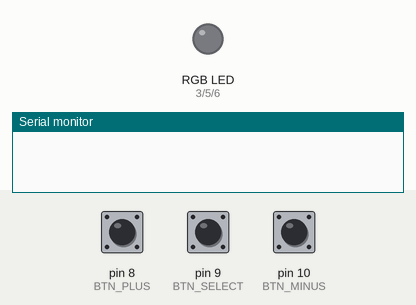
Bench run of a sketch on a simulated Arduino Uno, built with avr-gcc and run on an emulated ATmega328P. Parts: an RGB LED mixed from three pins (HIGH = lit), the last lines printed to the serial monitor. The inputs (shaded band) are chosen by the test bench; at power-on: pin 8 (BTN_PLUS) HIGH, pin 10 (BTN_MINUS) HIGH, pin 9 (BTN_SELECT) HIGH. Dim RGB values are drawn brighter than linear.

Above: at 1.2 s.
1.3 s: pin 8 (BTN_PLUS) pulled LOW for 3.2 s
At 5.3 s:
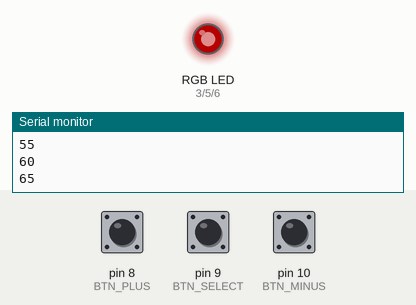
6.0 s: pin 8 (BTN_PLUS) pulled LOW for 3.2 s
At 10.3 s:
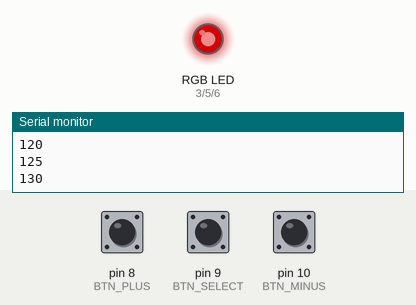
10.7 s: pin 8 (BTN_PLUS) pulled LOW for 3.2 s
At 15.0 s:
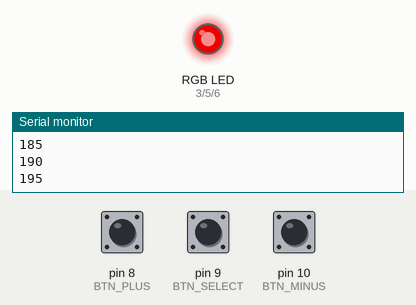
15.4 s: pin 10 (BTN_MINUS) pulled LOW for 0.15 s
At 16.2 s:
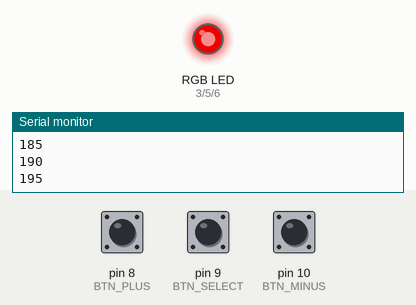
17.0 s: pin 10 (BTN_MINUS) pulled LOW for 1 s
At 17.73 s:
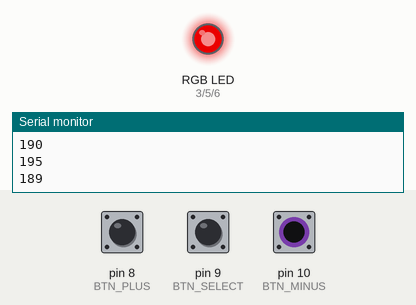
19.5 s: pin 8 (BTN_PLUS) pulled LOW for 1 s
At 20.24 s:
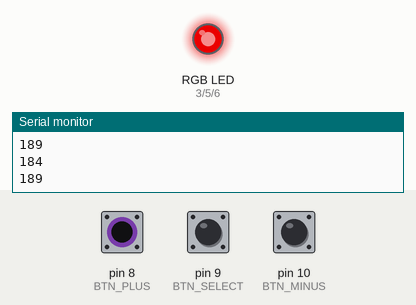
Timing chart, 0 to 22.5 s (numbered marks = the images above; inputs shaded):
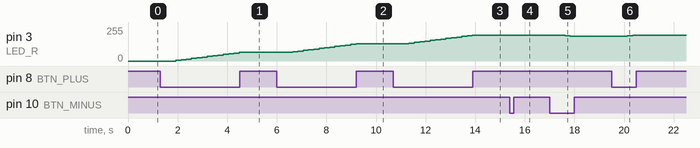

The sketch:

tap_and_hold.ino
```cpp
#include <Arduino.h>
#include "timer.h"
#include "pinstate.h"
#include "buttons.h"

#define BTN_MINUS 10
#define BTN_SELECT 9
#define BTN_PLUS 8

#define LED_R 3
#define LED_G 5
#define LED_B 6

Timer t1;
PinState buttons[3];


uint8_t pwm[3];
uint8_t select_state = 0;

void setup()
{
  pinMode(BTN_MINUS, INPUT_PULLUP);
  pinMode(BTN_SELECT, INPUT_PULLUP);
  pinMode(BTN_PLUS, INPUT_PULLUP);

  pinMode(LED_R, OUTPUT);
  pinMode(LED_G, OUTPUT);
  pinMode(LED_B, OUTPUT);
  // btn_minus.no = BTN_MINUS;
  buttons[0].no = BTN_MINUS;
  buttons[1].no = BTN_SELECT;
  buttons[2].no = BTN_PLUS;
  Serial.begin(9600);
}

void loop()
{

  buttons[0].actual = digitalRead(buttons[0].no);
  buttons[1].actual = digitalRead(buttons[1].no);
  buttons[2].actual = digitalRead(buttons[2].no);

  button_hold(buttons[0], pwm[select_state], substract);
  button_hold(buttons[2], pwm[select_state], add);
  read_button_inc_switch(BTN_SELECT, 0, 2, select_state, digitalRead);

  analogWrite(LED_R, pwm[0]);
  analogWrite(LED_G, pwm[1]);
  analogWrite(LED_B, pwm[2]);

  buttons[0].last = buttons[0].actual;
  buttons[1].last = buttons[1].actual;
  buttons[2].last = buttons[2].actual;
}

// void button(PinState &pin, uint8_t &input_value, void (*operation)(int, uint8_t&))
// {
//   if (pin.falling() && pin.was_pushed == false)
//   {
//     pin.was_pushed = true;
//     pin.time_save = millis();
//     Serial.println("First push");
//   }
//   if (pin.was_pushed == HIGH && (millis() - pin.time_save > 20))
//   {
//     if (pin.actual == HIGH)
//     {
//       pin.was_pushed = false;
//     }
//     else
//     {
//       pin.time_save = millis();
//       pin.hold_periods++;
//       // Serial.print("Hold: ");
//       // Serial.println(pin.hold_periods);
//       if (pin.hold_periods > 20 && (pin.hold_periods % 10 == 0))
//       {
//         operation(5, input_value);
//         Serial.print("Long hold, output:");
//         Serial.println(input_value);
//       }
//     }
//   }
//   if (pin.rising() && pin.hold_periods > 0)
//   {
//     if (pin.hold_periods > 0 && pin.hold_periods <= 10)
//     {
//       operation(1, input_value);
//       Serial.print("Tap, output:");
//       Serial.println(input_value);
//     }
//     if (pin.hold_periods > 10 && pin.hold_periods <= 20)
//     {
//       operation(2, input_value);
//       Serial.print("Short hold, output:");
//       Serial.println(input_value);
//     }
//     pin.hold_periods = 0;
//     operation(2, input_value);
//   }
// }

void substract(int sub_value, uint8_t &input)
{
  input = input - sub_value;
}

void add(int add_value, uint8_t &input)
{
  input = input + add_value;
}
```

buttons.cpp
```cpp
#include "buttons.h"
#include "Arduino.h"

void read_button_neg_switch(uint8_t button, bool &state, int (*read_button_callback)(uint8_t))
{
	static unsigned long lastTime;
	unsigned long timeNow = millis();

	if (read_button_callback(button) == 0) {
		if (timeNow - lastTime < BUTTON_DELAY)
			return;
		if (read_button_callback(button) == 0)
		{
			state = !state;
		}
		lastTime = timeNow;
	}
}

void read_button_inc_switch(uint8_t button, uint8_t limit_min, uint8_t limit_max, uint8_t& state, int (*read_button_callback)(uint8_t))
{
  static unsigned long lastTime;
  unsigned long timeNow = millis();
  if (read_button_callback(button) == 0) {
    if (timeNow - lastTime < BUTTON_DELAY)
      return;
    if (read_button_callback(button) == 0)
    {
      state += 1;
      if (state > limit_max)
      {
        state = limit_min;
      }
    }
    lastTime = timeNow;
  }
}

void button_hold(PinState &pin, uint8_t &input_value, void (*operation)(int, uint8_t&))
{
  if (pin.falling() && pin.was_pushed == false)
  {
    pin.was_pushed = true;
    pin.time_save = millis();
  }
  if ((pin.was_pushed == true) && (millis() - pin.time_save > 20))
  {
    if (pin.actual == HIGH)
    {
      pin.was_pushed = false;
    }
    else
    {
      pin.time_save = millis();
      pin.hold_periods++;
      if (pin.hold_periods > 20 && (pin.hold_periods % 10 == 0))
      {
        operation(5, input_value);
        Serial.println(input_value);
      }
    }
  }
  if (pin.rising() && pin.hold_periods > 0 && pin.was_pushed == true)
  {
    pin.was_pushed = false;
    if (pin.hold_periods > 0 && pin.hold_periods <= 10)
    {
      operation(1, input_value);
    }
    if (pin.hold_periods > 10 && pin.hold_periods <= 20)
    {
      operation(2, input_value);
    }
    pin.hold_periods = 0;

  }
}
```

buttons.h
```cpp
#pragma once
#include <stdint.h>
#include "pinstate.h"

#define BUTTON_DELAY 300

void read_button_neg_switch(uint8_t button, bool &state, int (*read_button_callback)(uint8_t));
void read_button_inc_switch(uint8_t button, uint8_t limit_min, uint8_t limit_max, uint8_t& state, int (*read_button_callback)(uint8_t));
void button_hold(PinState &pin, uint8_t &input_value, void (*operation)(int, uint8_t&));
```

timer.cpp
```cpp
#include "timer.h"

Timer::Timer()
{
    this->start_time = millis();
}

Timer::Timer(int end_time)
{
    this->start_time = millis();
    this->limit = end_time;
    this->end_time = this->start_time + (unsigned long)(this->limit) * 1000;
}

unsigned long Timer::fromStart()
{
    return millis() - this->start_time;
}

unsigned long Timer::fromEnd()
{
    if (this->end_time > 0)
        return millis() - this->end_time;
    else
        return 0;
}

int Timer::getEnd()
{
    return this->limit;
}

void Timer::reset()
{
    this->start_time = millis();
    this->end_time = 0;
}

void Timer::reset(int end_time)
{
    this->limit = end_time;
    this->start_time = millis();
    this->end_time = this->start_time + (unsigned long)(this->limit) * 1000;
}

bool Timer::isEnd()
{
    if (millis() > this->end_time && this->end_time > 0)
    return true;
    else
    return false;
}

void Timer::setEnd(int end_time)
{
    this->limit = end_time;
    this->end_time = this->start_time + (unsigned long)(this->limit) * 1000;
}
```

timer.h
```cpp
#pragma once
#include "Arduino.h"

class Timer {
  private:
    unsigned long long start_time;
    unsigned long long end_time;
    int limit;

  public:
    int limit_default = 8*60;
    Timer();
    Timer(int end_time);
    unsigned long fromStart();
    unsigned long fromEnd();
    int getEnd();
    void reset();
    void reset(int end_time);
    bool isEnd();
    void setEnd(int end_time);

};
```

pinstate.cpp
```cpp
#include "pinstate.h"
#include "Arduino.h"
#include <stdint.h>

bool PinState::rising()
{
if (this-> actual == HIGH && this-> last == LOW)
    return true;
else
    return false;
}

bool PinState::falling()
{
if (this-> actual == LOW && this-> last == HIGH)
    return true;
else
    return false;
}
bool PinState::change()
{
if (this-> actual != this-> last)
    return true;
else
    return false;
}
```

pinstate.h
```cpp
#pragma once
#include <stdint.h>

struct PinState {
  uint8_t no;
  bool actual = false;
  bool was_pushed = false;
  bool last = false;
  bool action_running = false;
  int hold_periods = 0;
  bool rising();
  bool falling();
  bool change();
  unsigned long long time_save;
};
```

Measured:
- after the input at 1.3 s, pin 3 (LED_R): moves from 0/255 to 65/255 over 2.6 s, starting after 0.63 s
- after the input at 6.0 s, pin 3 (LED_R): moves from 65/255 to 130/255 over 2.6 s, starting after 0.64 s
- after the input at 10.7 s, pin 3 (LED_R): moves from 130/255 to 195/255 over 2.6 s, starting after 0.63 s
- after the input at 15.4 s, pin 3 (LED_R): 195/255 → 194/255 after 0.15 s
- after the input at 17.0 s, pin 3 (LED_R): 194/255 → 189/255 after 0.63 s, → 184/255 0.21 s later
- after the input at 19.5 s, pin 3 (LED_R): 184/255 → 189/255 after 0.64 s, → 194/255 0.21 s later
